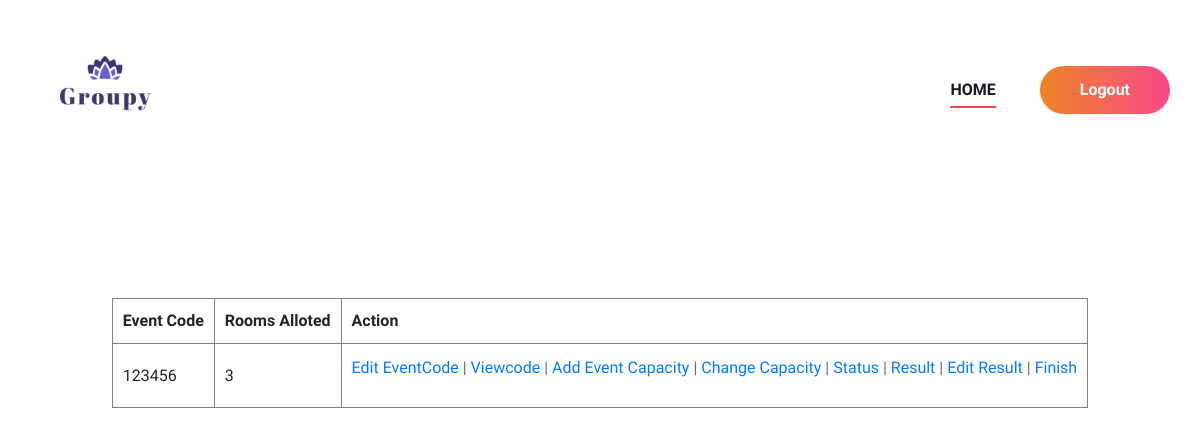
Before: /Org/eventview/20 with the older database file.
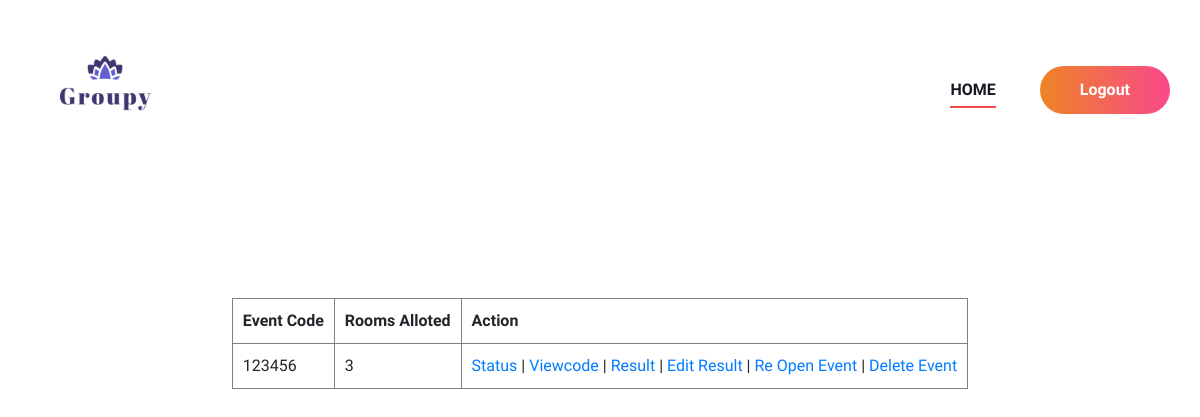
After: the same page with the newer database file.
### Organizer/views.py (the view)
# urls.py: path('eventview/<int:eid>', views.eventview,name="eventview"),
def eventview(request,eid):
    data=Event.objects.get(id=eid)
    return render(request,"Organizer/eventview.html",{'data':data})

### Organizer/templates/Organizer/eventview.html (shortened to what this page needs)
{% extends 'Organizer/Head.html'%}
{% load static %}
{% block content %}
<br><br><br><br>
<!DOCTYPE html>
<html lang="en">
<head>
</head>
<body>
    <form action="" method="post">
        <table border="1" align="center" cellpadding="10">
            <tr>
                <th>Event Code</th>
                <th>Rooms Alloted</th>
                <th>Action</th>
            </tr>
            <tr>
                <td>{{data.code}}</td>
                <td>{{data.rooms}}</td>
                <td>
                    {% if data.status == 1 %}
                    <a href="{% url 'org:status' data.id %}">Status</a> |
                    {% if data.is_private %}
                    <a href="{% url 'org:view_code' data.id %}">Viewcode</a> |
                    {% endif %}
                    <a href="{% url 'org:result' data.id %}">Result</a> |
                    <a href="{% url 'org:manuualy' data.id %}">Edit Result</a> |
                    <a href="{% url 'org:reopen' data.id %}">Re Open Event</a> |
                    <a href="{% url 'org:deleteevent' data.id %}">Delete Event</a>
                    {% else %}
                    <p>
                        <a href="{% url 'org:editevent' data.id %}">Edit EventCode</a> |
                        {% if data.is_private %}
                        <a href="{% url 'org:view_code' data.id %}">Viewcode</a> |
                        <a href="{% url 'org:add_capacity' data.id %}">Add Event Capacity</a> |
                        {% endif %}
                        <a href="{% url 'org:change_capacity' data.id %}">Change Capacity</a> |
                        <a href="{% url 'org:status' data.id %}">Status</a> |
                        <a href="{% url 'org:result' data.id %}">Result</a> |
                        <a href="{% url 'org:manuualy' data.id %}">Edit Result</a> |
                        <a href="{% url 'org:finishevent' data.id %}">Finish</a>
                    </p>
                    {% endif %}
                </td>
            </tr>
        </table>
    </form>
</body>
</html>
<br><br><br><br><br><br><br><br><br><br><br><br><br><br><br><br><br><br><br><br><br>
{% endblock content %}

Changed rows visible on the page:
changed Event: status 0 → 1 (drawn)
Other visible differences:
text no longer shown: "Edit EventCode Add Event Capacity Change Capacity Finish"
text now shown: "Re Open Event Delete Event"
